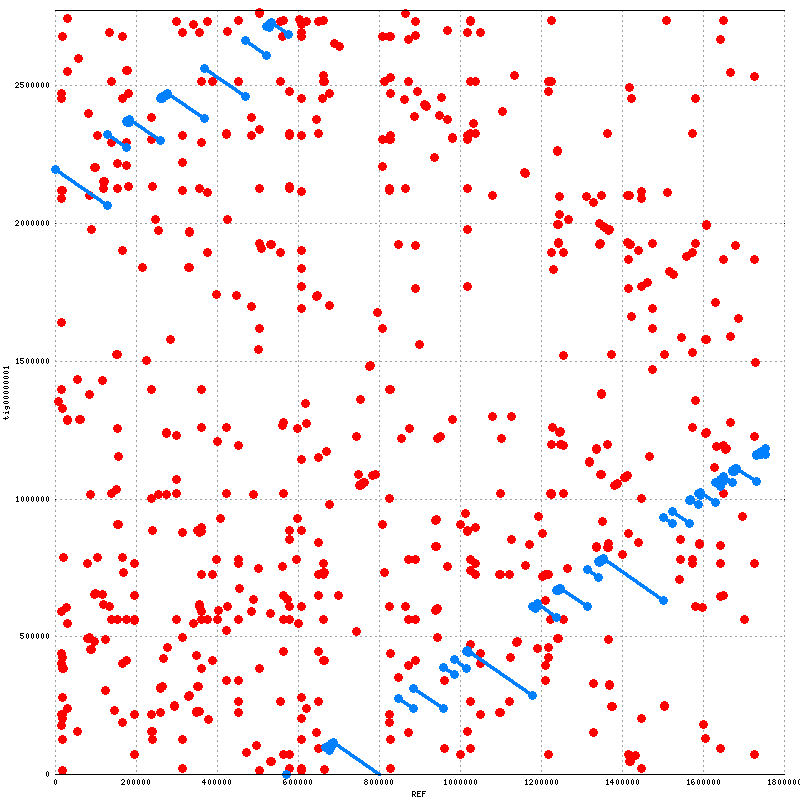

This chart was generated by the following gnuplot code:
set terminal png tiny size 800,800
set output "mummerplot_assembly_only_chromosomal.png"
set size 1,1
set grid
unset key
set border 5
set tics scale 0
set xlabel "REF"
set ylabel "tig00000001"
set format "%.0f"
set mouse format "%.0f"
set mouse mouseformat "[%.0f, %.0f]"
set mouse clipboardformat "[%.0f, %.0f]"
set xrange [1:*]
set yrange [1:2773588]
set style line 1  lt 1 lw 3 pt 6 ps 1
set style line 2  lt 3 lw 3 pt 6 ps 1
set style line 3  lt 2 lw 3 pt 6 ps 1
plot \
 "mummerplot_assembly_only_chromosomal.fplot" title "FWD" w lp ls 1, \
 "mummerplot_assembly_only_chromosomal.rplot" title "REV" w lp ls 2
